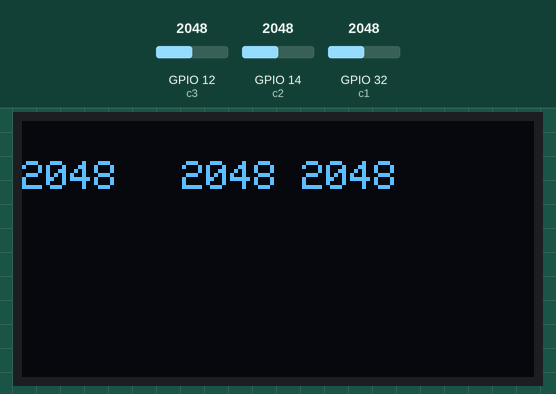
Recording of a sketch running on a simulated ESP32. Shown: 128×64 one-colour display. The test bench sets the inputs (shaded band); at power-on: GPIO 12 (c3) = 2048, GPIO 14 (c2) = 2048, GPIO 32 (c1) = 2048. What the sketch prints to the serial monitor is not drawn.

Above: at 1.7 s.
2.3 s: GPIO 12 (c3) set to 2866
At 2.9 s:
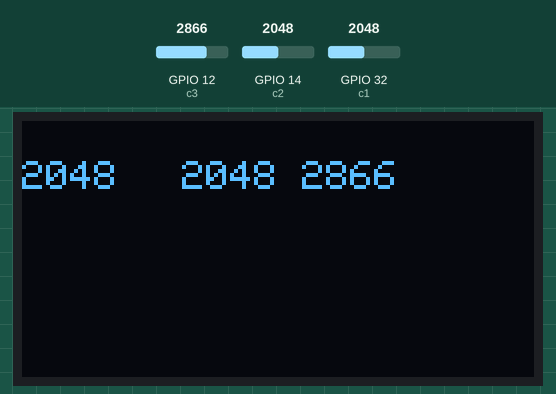
4.0 s: GPIO 14 (c2) set to 2866
At 4.5 s:
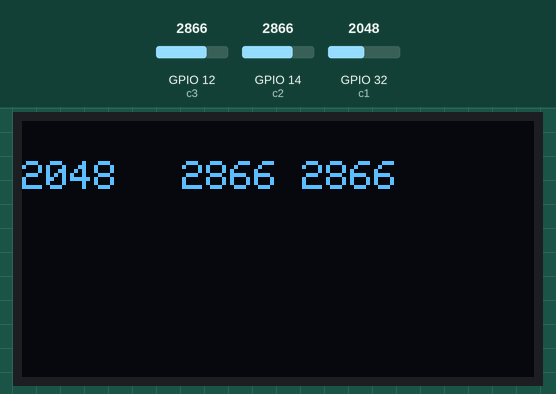
5.6 s: GPIO 32 (c1) set to 2866
At 6.2 s:
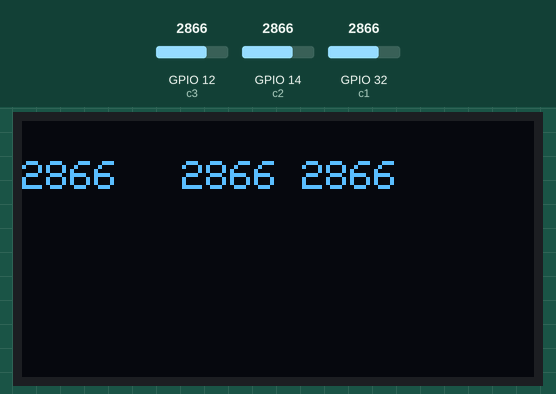
7.2 s: GPIO 12 (c3) set to 3603
At 7.9 s:
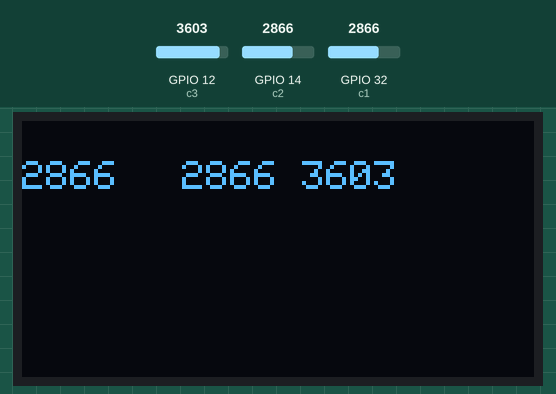
9.0 s: GPIO 14 (c2) set to 3603
At 9.5 s:
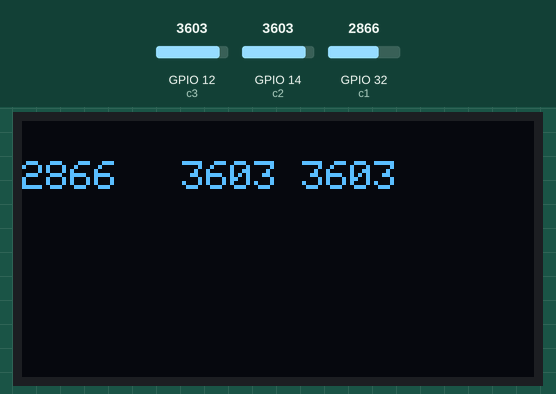
10.6 s: GPIO 32 (c1) set to 3603
At 11.2 s:
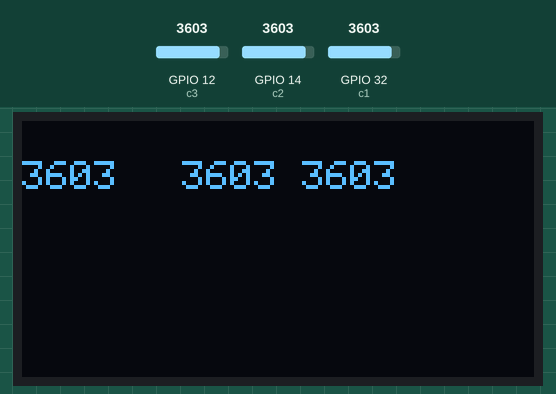
Timing chart, 0 to 13.2 s (numbered marks = the images above; inputs shaded):
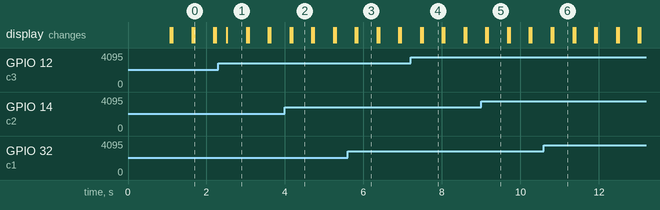

The sketch:

button_calibration.ino
```cpp
#include <SPI.h>
#include <Wire.h>
#include <Adafruit_GFX.h>
#include <Adafruit_SSD1306.h>
Adafruit_SSD1306 display(128, 64, &Wire, -1);
#define c1 32
#define c2 14
#define c3 12
void setup() {
  // put your setup code here, to run once:
  Wire.begin(21, 22);
  display.begin(SSD1306_SWITCHCAPVCC, 0x3C);
  display.setTextSize(1);
  display.setTextColor(WHITE);
  display.clearDisplay();
  text(10, 10, "Sensor");
  delay(1000);
  display.clearDisplay();
  pinMode(c1, INPUT);
  pinMode(c2, INPUT);
  pinMode(c3, INPUT);
  // Serial.begin(9600);
}

void loop() {
  int co1 = analogRead(c1);
  int co2 = analogRead(c2);
  int co3 = analogRead(c3);
  // put your main code here, to run repeatedly:
  Serial.print(co1);
  Serial.print(" ");
  Serial.print(co2);
  Serial.print(" ");
  Serial.println(co3);

  text(0, 10, String(co1));
  text(40, 10, String(co2));
  text(70, 10, String(co3));
  delay(200);
  display.clearDisplay();
}
void text(int x, int y, String msg) {
  display.setCursor(x, y);
  // display.println("Received Message:");
  display.println(msg);
  display.display();
}
```

Measured:
- after the input at 2.3 s, the display: changes after 0.22 s (image 1)
- after the input at 4.0 s, the display: first differs from a run without the input after 0.18 s (image 2)
- after the input at 5.6 s, the display: first changes after 0.19 s (image 3 shows a later state)
- after the input at 7.2 s, the display: first differs from a run without the input after 0.31 s (image 4)
- after the input at 9.0 s, the display: first differs from a run without the input after 0.17 s (image 5)
- after the input at 10.6 s, the display: first changes after 0.19 s (image 6 shows a later state)
- what the display in image 0 shows lasts 0.5 s, from 1.7 s to 2.2 s
